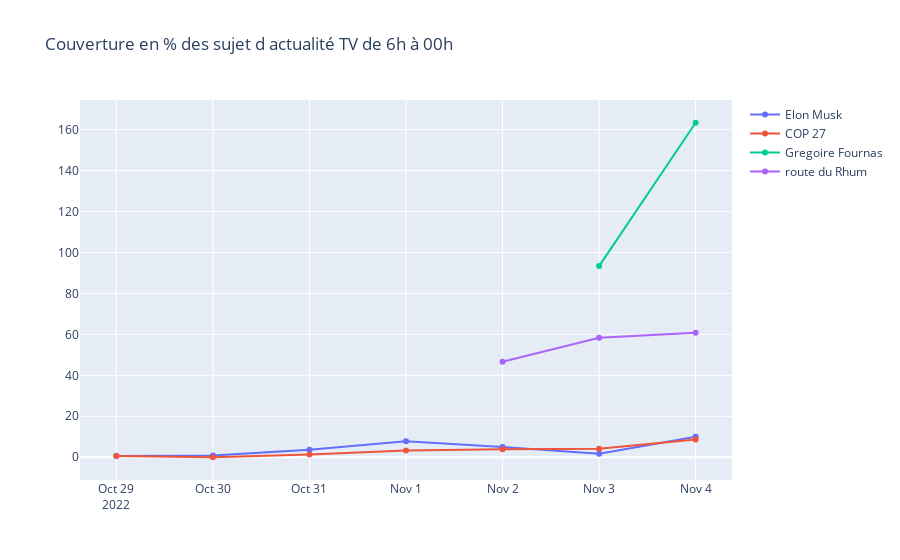

The notebook cell this image was saved under:
### Code cell
data_to_use = data_at_pick_hours_19_21.copy()

fig = go.Figure()
data_percentage_elon = get_percentage_per_day(data_to_use[(data_to_use.keyword == 'elonmusk')& ~data_to_use.radio])
data_percentage_cop27 = get_percentage_per_day(data_to_use[(data_to_use.keyword == 'cop27')& ~data_to_use.radio])
data_percentage_routeduRhum = get_percentage_per_day(data_to_use[(data_to_use.keyword == 'routeduRhum')& ~data_to_use.radio])
data_percentage_gregoirefournas = get_percentage_per_day(data_to_use[(data_to_use.keyword == 'gregoirefournas')& ~data_to_use.radio])
fig.add_trace(go.Scatter(y=data_percentage_elon, x=data_percentage_elon.index, name='Elon Musk'))
fig.add_trace(go.Scatter(y=data_percentage_cop27, x=data_percentage_cop27.index, name='COP 27'))
fig.add_trace(go.Scatter(y=data_percentage_gregoirefournas, x=data_percentage_gregoirefournas.index, name='Gregoire Fournas'))
fig.add_trace(go.Scatter(y=data_percentage_routeduRhum, x=data_percentage_routeduRhum.index, name='route du Rhum'))
fig.update_layout(title='Couverture en % des sujet d actualité TV de 6h à 00h')
fig.show()

### Figure 1 — Plotly figure (JSON) as saved in the notebook; plotly's stock layout.template omitted (floating-point values rounded to 4 significant figures)
{"data": [{"name": "Elon Musk", "x": ["2022-10-29T00:00:00", "2022-10-30T00:00:00", "2022-10-31T00:00:00", "2022-11-01T00:00:00", "2022-11-02T00:00:00", "2022-11-03T00:00:00", "2022-11-04T00:00:00"], "y": [0.5556, 0.8333, 3.611, 7.778, 5, 1.667, 10], "type": "scatter"}, {"name": "COP 27", "x": ["2022-10-29T00:00:00", "2022-10-30T00:00:00", "2022-10-31T00:00:00", "2022-11-01T00:00:00", "2022-11-02T00:00:00", "2022-11-03T00:00:00", "2022-11-04T00:00:00"], "y": [0.5556, 0, 1.389, 3.333, 3.889, 4.167, 8.611], "type": "scatter"}, {"name": "Gregoire Fournas", "x": ["2022-11-03T00:00:00", "2022-11-04T00:00:00"], "y": [93.33, 163.3], "type": "scatter"}, {"name": "route du Rhum", "x": ["2022-11-02T00:00:00", "2022-11-03T00:00:00", "2022-11-04T00:00:00"], "y": [46.67, 58.33, 60.83], "type": "scatter"}], "layout": {"title": {"text": "Couverture en % des sujet d actualité TV de 6h à 00h"}}}
